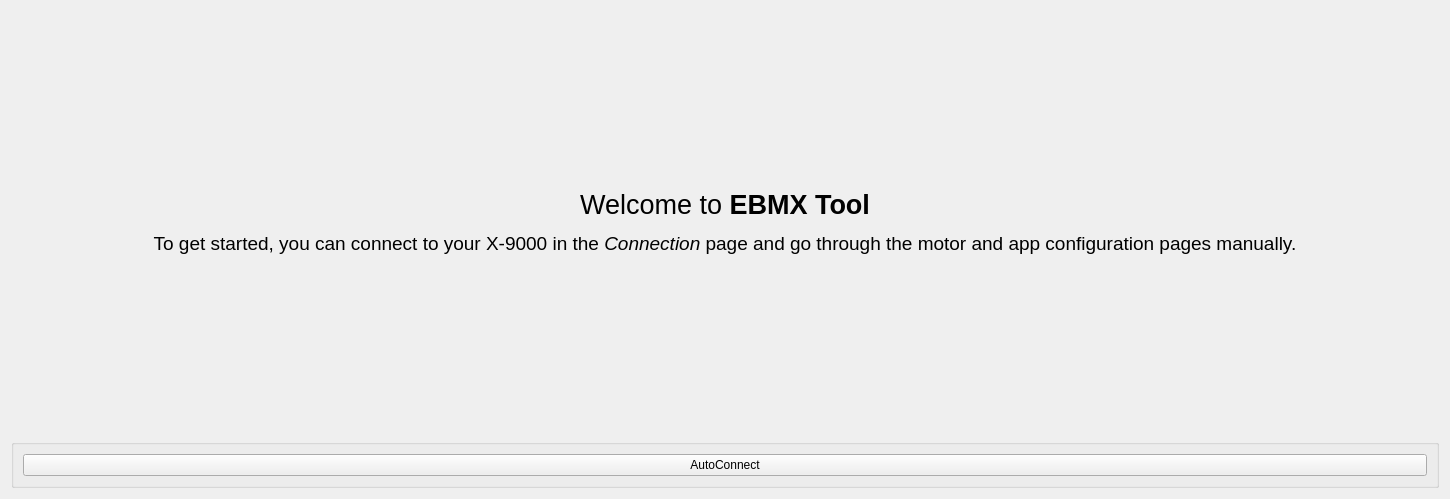
<?xml version="1.0" encoding="UTF-8"?>
<ui version="4.0">
 <class>PageWelcome</class>
 <widget class="QWidget" name="PageWelcome">
  <property name="geometry">
   <rect>
    <x>0</x>
    <y>0</y>
    <width>1450</width>
    <height>499</height>
   </rect>
  </property>
  <property name="windowTitle">
   <string>Form</string>
  </property>
  <layout class="QHBoxLayout" name="horizontalLayout_2">
   <item>
    <widget class="QSplitter" name="splitter">
     <property name="orientation">
      <enum>Qt::Horizontal</enum>
     </property>
     <property name="handleWidth">
      <number>6</number>
     </property>
     <widget class="ImageWidget" name="bgWidget" native="true">
      <layout class="QVBoxLayout" name="verticalLayout">
       <item>
        <layout class="QVBoxLayout" name="verticalLayout_2">
         <item>
          <widget class="QLabel" name="label">
           <property name="sizePolicy">
            <sizepolicy hsizetype="Preferred" vsizetype="MinimumExpanding">
             <horstretch>0</horstretch>
             <verstretch>0</verstretch>
            </sizepolicy>
           </property>
           <property name="text">
            <string>&lt;html&gt;&lt;head/&gt;&lt;body&gt;&lt;p align=&quot;center&quot;&gt;&lt;span style=&quot; font-size:20pt;&quot;&gt;Welcome to &lt;/span&gt;&lt;span style=&quot; font-size:20pt; font-weight:600;&quot;&gt;EBMX Tool&lt;/span&gt;&lt;/p&gt;&lt;p align=&quot;center&quot;&gt;&lt;span style=&quot; font-size:14pt;&quot;&gt;To get started, you can connect to your X-9000 in the &lt;/span&gt;&lt;span style=&quot; font-size:14pt; font-style:italic;&quot;&gt;Connection&lt;/span&gt;&lt;span style=&quot; font-size:14pt;&quot;&gt; page and go through the motor and app configuration pages manually.&lt;/span&gt;&lt;/p&gt;&lt;/body&gt;&lt;/html&gt;</string>
           </property>
           <property name="wordWrap">
            <bool>true</bool>
           </property>
          </widget>
         </item>
         <item>
          <widget class="QGroupBox" name="groupBox">
           <property name="sizePolicy">
            <sizepolicy hsizetype="MinimumExpanding" vsizetype="Preferred">
             <horstretch>0</horstretch>
             <verstretch>0</verstretch>
            </sizepolicy>
           </property>
           <property name="title">
            <string/>
           </property>
           <layout class="QGridLayout" name="gridLayout">
            <item row="0" column="0">
             <widget class="QPushButton" name="autoConnectButton">
              <property name="toolTip">
               <string>Automatically connect to the VESC using the USB connection.</string>
              </property>
              <property name="text">
               <string>AutoConnect</string>
              </property>
              <property name="iconSize">
               <size>
                <width>45</width>
                <height>45</height>
               </size>
              </property>
             </widget>
            </item>
           </layout>
          </widget>
         </item>
        </layout>
       </item>
      </layout>
     </widget>
    </widget>
   </item>
  </layout>
 </widget>
 <customwidgets>
  <customwidget>
   <class>ImageWidget</class>
   <extends>QWidget</extends>
   <header>widgets/imagewidget.h</header>
   <container>1</container>
  </customwidget>
 </customwidgets>
 <resources/>
 <connections/>
</ui>
